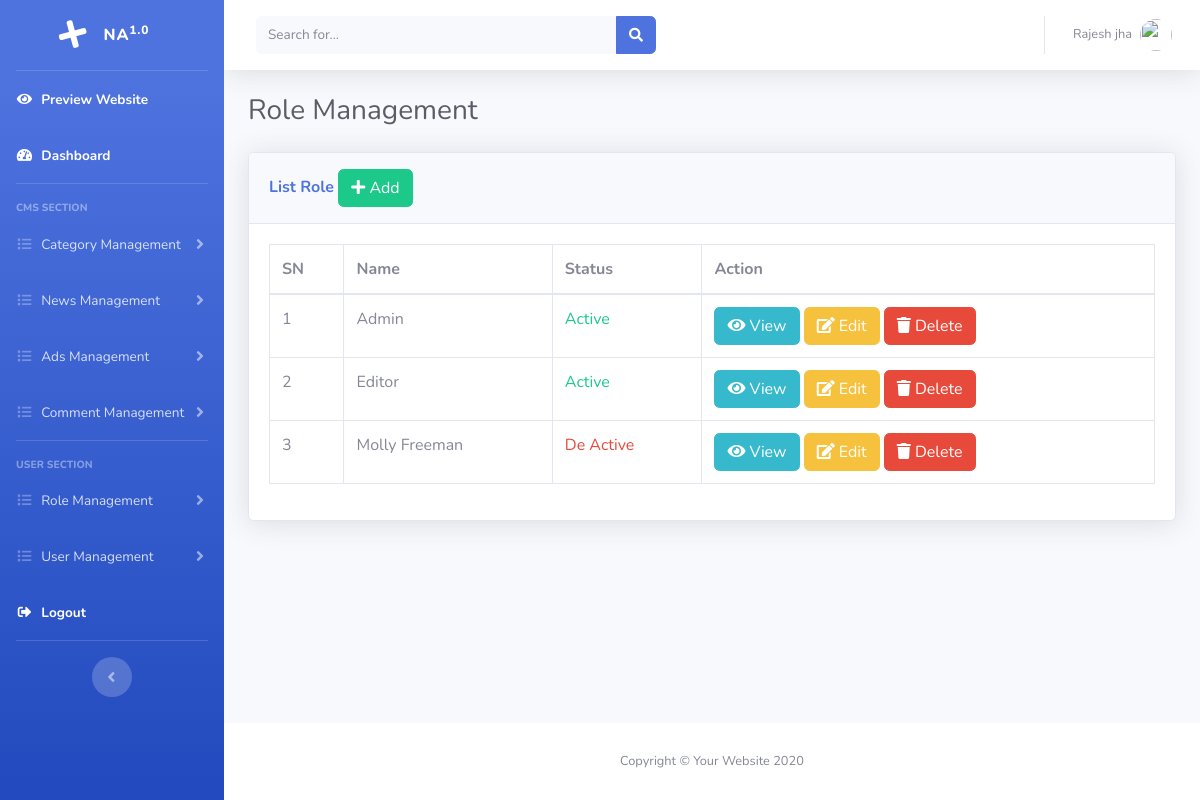
Page /admin/list_role.php (signed in) on the committed database.
### tables this page shows
CREATE TABLE `tbl_roles` (
  `id` int(11) NOT NULL,
  `name` varchar(30) NOT NULL,
  `status` tinyint(1) NOT NULL DEFAULT 0
);

### admin/object.php (called while the page is built, shortened)
<?php
require_once "libs/role.class.php";
$role = new role();
?>

### admin/libs/role.class.php (called while the page is built, shortened)
<?php
require_once "common.class.php";
class role extends common{
	function lists(){
		$sql = "select * from tbl_roles";
		return $this->select($sql);
	}
}
?>

### admin/libs/common.class.php (called while the page is built, shortened)
<?php
abstract class common{
    protected $connection;
	function connect(){
		$this->connection = new mysqli('localhost','root','','news_website');
	}
	function select($query){
		$result = $this->connection->query($query);
		$data = [];
		if ($result->num_rows > 0 ){
			while ($d = $result->fetch_object()){
				array_push($data,$d);
			}
		}
		return $data;
	}
}
?>

### admin/list_role.php (the view, shortened to what this page needs)
<?php
require_once "header.php";
$data = $role->lists();
?>
          <h1 class="h3 mb-4 text-gray-800">Role Management</h1>
          <div class="row">
	<div class="col-lg-12">
		<div class="card shadow mb-4">
			<div class="card-header py-3">
				<h6 class="m-0 font-weight-bold text-primary">List Role
				<a href="add_role.php" class="btn btn-success"><i class="fas fa-plus"></i> Add</a>
			</h6>
			</div>
			<div class="card-body">
				<table class="table table-bordered">
					<thead>
						<tr>
							<th>SN</th>
							<th>Name</th>
							<th>Status</th>
							<th>Action</th>
						</tr>
					</thead>
					<tbody>
						<?php foreach($data as $sn => $d){ ?>
						<tr>
							<td><?php echo $sn+1; ?></td>
							<td><?php echo $d->name ?></td>
							<td>
								<?php if($d->status){ ?>
									<label class="text text-success">Active</label>
								<?php } else{ ?>
									<label class="text text-danger">De Active</label>
								<?php } ?>
							</td>
							<td>
								<a href="view_role.php?id=<?php echo $d->id ?>" class="btn btn-info"><i class="fas fa-eye"></i> View</a>
								<a href="edit_role.php?id=<?php echo $d->id ?>" class="btn btn-warning"><i class="fas fa-edit"></i> Edit</a>
								<a href="delete_role.php?id=<?php echo $d->id ?>" class="btn btn-danger" onclick="return confirm('are you sure to delete?')"><i class="fas fa-trash"></i> Delete</a>
							</td>
						</tr>
						<?php } ?>
					</tbody>
				</table>
			</div>
		</div>
	</div>
</div>
<?php require_once "footer.php"; ?>

### rows in the picture
tbl_roles: name "Admin", status "Active"
tbl_roles: name "Editor", status "Active"
tbl_roles: name "Molly Freeman", status "De Active"

### other values in the picture
$_SESSION['name'] "Rajesh jha"
